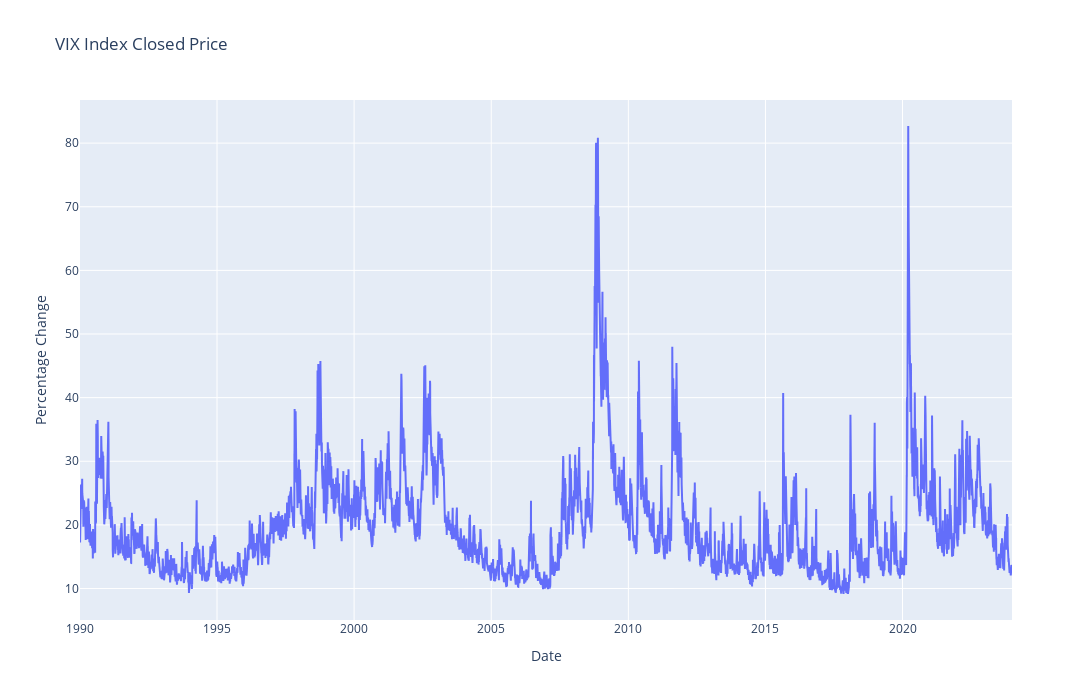

The notebook cell this image was saved under:
### Code cell
# plt.figure(figsize=(25,10))
# plt.plot(vix_df['Pct_Change'], label="VIX Index")
# plt.legend()
# plt.title("VIX Index Percentage Change")
# plt.show()

fig = go.Figure()
fig.add_trace(go.Scatter(x=vix_df.index, y=vix_df['Close'], mode='lines', name='Percentage Change'))
fig.update_layout(
    title=f"VIX Index Closed Price",
    xaxis_title="Date",
    yaxis_title="Percentage Change",
    legend_title="Legend",
    width=3500,
    height=700
)

fig.show()

### Figure 1 — Plotly figure (JSON) as saved in the notebook; plotly's stock layout.template omitted (floating-point values rounded to 4 significant figures; data arrays with more than 128 entries replaced by an {"elided": "..."} marker saying what was removed)
{"data": [{"mode": "lines", "name": "Percentage Change", "type": "scatter", "x": {"elided": "8565 str values"}, "y": {"elided": "8565 float values"}}], "layout": {"height": 700, "legend": {"title": {"text": "Legend"}}, "title": {"text": "VIX Index Closed Price"}, "width": 3500, "xaxis": {"title": {"text": "Date"}}, "yaxis": {"title": {"text": "Percentage Change"}}}}
